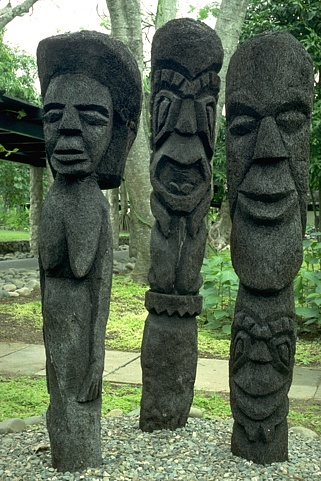
%> input picture Homework1/prob_seg/data/images/101085.jpg, 321 x 481 px
$ octave --eval "result = edgeGradient(imread('../data/images/101085.jpg'));"   (GNU Octave 9; MATLAB toolbox functions it lacks are replaced by stand-ins)
%> lines starting %> are read from the running program, lines starting %| are printed output that depends on the picture; in (x1, y1, x2, y2) boxes, pixels count from 0 and x2, y2 are one past the last pixel; in counts of white or black regions, pixels touching at a corner belong together; the program's own positions count from 1
### Homework1/prob_seg/solutions/gradientMagnitude.m
function [mag, theta] = gradientMagnitude(im, sigma)
%> called with sigma = 3

% step 1 : smooth the image with Gaussian std = sigma
smooth = imgaussfilt(im, sigma);

[Rmag, Rdir] = imgradient(smooth(:,:,1));
[Gmag, Gdir] = imgradient(smooth(:,:,2));
[Bmag, Bdir] = imgradient(smooth(:,:,3));
[Imag, Idir] = imgradient(rgb2gray(smooth));

imSize = size(Gmag);
%> imSize = [481 321]
mag = zeros(imSize);
theta = zeros(imSize);

row = imSize(1);
%> row = 481
colum = imSize(2);
%> colum = 321

for ii = 1:row
    for jj = 1:colum
        cell = [Rmag(ii,jj), Gmag(ii,jj), Bmag(ii,jj), Imag(ii,jj)];
        maxmag = max(cell);
        if maxmag == cell(1)
            theta(ii,jj) = Rdir(ii,jj);
        elseif maxmag == cell(2)
            theta(ii,jj) = Gdir(ii,jj);
        elseif maxmag == cell(3)
            theta(ii,jj) = Bdir(ii,jj);
        else
            theta(ii,jj) = Idir(ii,jj);
        end
        mag(ii,jj) = norm(cell);
    end
end
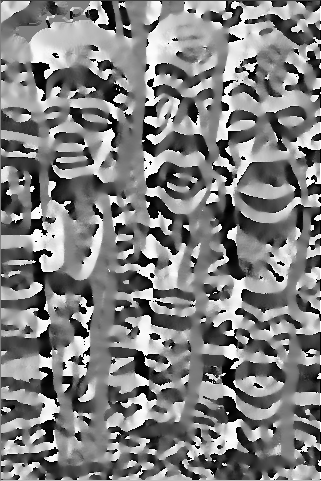
%> theta: size 481x321 double; min -180, max 179.8, mean 1.4; drawn with min black and max white

### Homework1/prob_seg/nonmax.m
function [im] = nonmax(im,theta)
% function [im] = nonmax(im,theta)
%
% Perform non-max suppression on im orthogonal to theta.  Theta can be
% a matrix providing a different theta for each pixel or a scalar
% proving the same theta for every pixel.
%
% David R. Martin <dmartin@eecs.berkeley.edu>
% March 2003

if numel(theta)==1,
  theta = theta .* ones(size(im));
end

% Do non-max suppression orthogonal to theta.
theta = mod(theta+pi/2,pi);

% The following diagram depicts the 8 cases for non-max suppression.
% Theta is valued in [0,pi), measured clockwise from the positive x
% axis.  The 'o' marks the pixel of interest, and the eight
% neighboring pixels are marked with '.'.  The orientation is divided
% into 8 45-degree blocks.  Within each block, we interpolate the
% image value between the two neighboring pixels.
%
%        .66.77.
%        5\ | /8
%        5 \|/ 8
%        .--o--.-----> x-axis
%        4 /|\ 1
%        4/ | \1
%        .33.22.
%           |
%           |
%           v
%         y-axis
%
% In the code below, d is always the distance from A, so the distance
% to B is (1-d).  A and B are the two neighboring pixels of interest
% in each of the 8 cases.  Note that the clockwise ordering of A and B
% changes from case to case in order to make it easier to compute d.

% Determine which pixels belong to which cases.
mask15 = ( theta>=0 & theta<pi/4 );
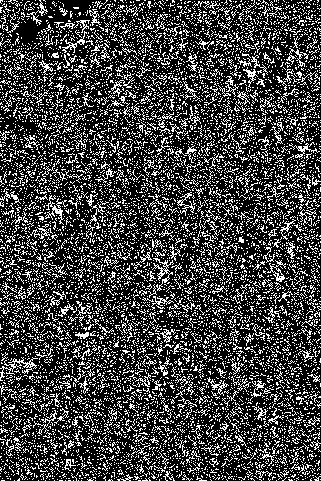
%> mask15: size 481x321 logical; 25.6% white in thin lines or dots
mask26 = ( theta>=pi/4 & theta<pi/2 );
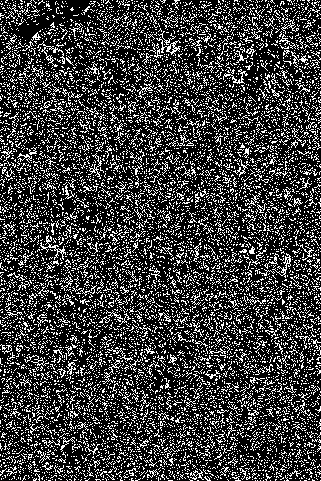
%> mask26: size 481x321 logical; 23.9% white in thin lines or dots
mask37 = ( theta>=pi/2 & theta<pi*3/4 );
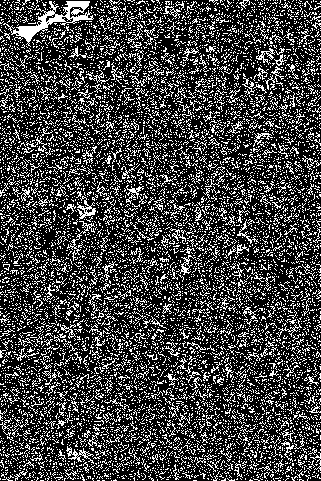
%> mask37: size 481x321 logical; 25.7% white in thin lines or dots
mask48 = ( theta>=pi*3/4 & theta<pi );
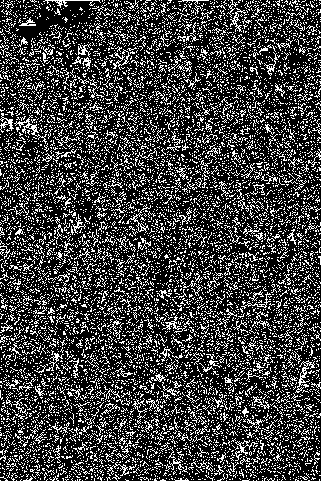
%> mask48: size 481x321 logical; 24.8% white in thin lines or dots

mask = ones(size(im));
[h,w] = size(im);
%> h = 481; w = 321
[ix,iy] = meshgrid(1:w,1:h);

% case 1
idx = find( mask15 & ix<w & iy<h);
%> idx = 39407 values from 1 to 153916
idxA = idx + h;
idxB = idx + h + 1;
d = tan(theta(idx));
imI = im(idxA).*(1-d) + im(idxB).*d;
mask(idx(find(im(idx)<imI))) = 0;
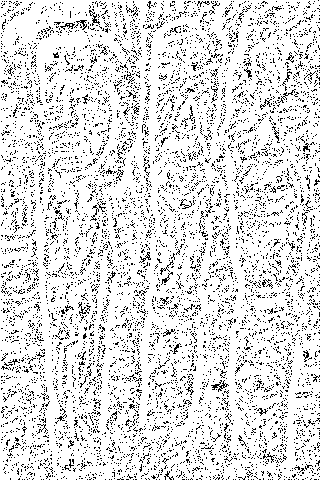
%> mask: size 481x321 double; values 0 (black) and 1 (white), 87.2% white; black in thin lines or dots

% case 5
idx = find( mask15 & ix>1 & iy>1);
%> idx = 39391 values from 485 to 154400
idxA = idx - h;
idxB = idx - h - 1;
d = tan(theta(idx));
imI = im(idxA).*(1-d) + im(idxB).*d;
mask(idx(find(im(idx)<imI))) = 0;

% case 2
idx = find( mask26 & ix<w & iy<h );
%> idx = 36735 values from 4 to 153914
idxA = idx + 1;
idxB = idx + h + 1;
d = tan(pi/2-theta(idx));
imI = im(idxA).*(1-d) + im(idxB).*d;
mask(idx(find(im(idx)<imI))) = 0;

% case 6
idx = find( mask26 & ix>1 & iy>1 );
%> idx = 36760 values from 483 to 154401
idxA = idx - 1;
idxB = idx - h - 1;
d = tan(pi/2-theta(idx));
imI = im(idxA).*(1-d) + im(idxB).*d;
mask(idx(find(im(idx)<imI))) = 0;

% case 3
idx = find( mask37 & ix>1 & iy<h );
%> idx = 39445 values from 491 to 154399
idxA = idx + 1;
idxB = idx - h + 1;
d = tan(theta(idx)-pi/2);
imI = im(idxA).*(1-d) + im(idxB).*d;
mask(idx(find(im(idx)<imI))) = 0;

% case 7
idx = find( mask37 & ix<w & iy>1 );
%> idx = 39400 values from 5 to 153918
idxA = idx - 1;
idxB = idx + h - 1;
d = tan(theta(idx)-pi/2);
imI = im(idxA).*(1-d) + im(idxB).*d;
mask(idx(find(im(idx)<imI))) = 0;

% case 4
idx = find( mask48 & ix>1 & iy<h );
%> idx = 38042 values from 484 to 154396
idxA = idx - h;
idxB = idx - h + 1;
d = tan(pi-theta(idx));
imI = im(idxA).*(1-d) + im(idxB).*d;
mask(idx(find(im(idx)<imI))) = 0;

% case 8
idx = find( mask48 & ix<w & iy>1 );
%> idx = 38022 values from 7 to 153920
idxA = idx + h;
idxB = idx + h - 1;
d = tan(pi-theta(idx));
imI = im(idxA).*(1-d) + im(idxB).*d;
mask(idx(find(im(idx)<imI))) = 0;
%> mask: size 481x321 double; values 0 (black) and 1 (white), 12.8% white in thin lines or dots

% apply mask
im = im .* mask;
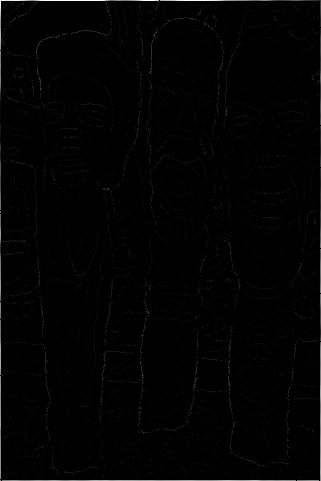
%> im: size 481x321 double; min 0, max 2043.6, mean 19.4; drawn with min black and max white

### Homework1/prob_seg/solutions/edgeGradient.m
function bmap = edgeGradient(im)

sigma = 3;

[mag, theta] = gradientMagnitude(im, sigma);

bmap = nonmax(mag, theta);
%bmap = edge(mag, 'canny');

$ run again, on Homework1/prob_seg/data/images/101087.jpg
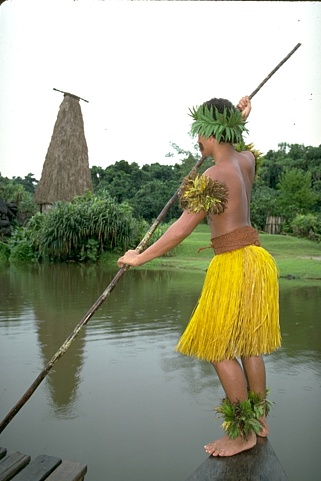
%> input picture Homework1/prob_seg/data/images/101087.jpg, 321 x 481 px
%> in nonmax, `mask15 = ( theta>=0 & theta<pi/4 );`:
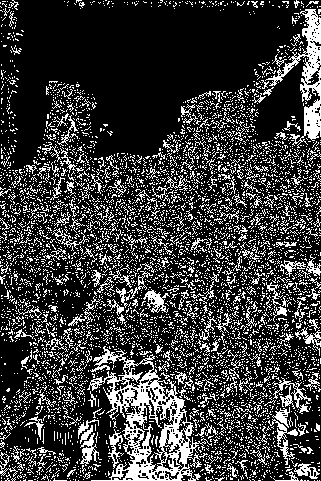
%> mask15: size 481x321 logical; 22.9% white in thin lines or dots
%> mask26: size 481x321 logical; 17.3% white in thin lines or dots
%> mask37: size 481x321 logical; 42.6% white; 5474 white regions (5239 under 20 px), largest, box (x1, y1, x2, y2) and area: (0, 0, 321, 170) 30604, (15, 381, 141, 476) 3539, (251, 56, 308, 147) 2441
%> mask48: size 481x321 logical; 17.2% white in thin lines or dots
%> in nonmax, `idx = find( mask15 & ix<w & iy<h);`: idx = 35037 values from 3 to 153913
%> in nonmax, `idx = find( mask15 & ix>1 & iy>1);`: idx = 35321 values from 489 to 154310
%> in nonmax, `idx = find( mask26 & ix<w & iy<h );`: idx = 26591 values from 6 to 153919
%> in nonmax, `idx = find( mask26 & ix>1 & iy>1 );`: idx = 26620 values from 484 to 154401
%> in nonmax, `idx = find( mask37 & ix>1 & iy<h );`: idx = 65420 values from 483 to 154400
%> in nonmax, `idx = find( mask37 & ix<w & iy>1 );`: idx = 65413 values from 14 to 153916
%> in nonmax, `idx = find( mask48 & ix>1 & iy<h );`: idx = 26467 values from 486 to 154377
%> in nonmax, `idx = find( mask48 & ix<w & iy>1 );`: idx = 26331 values from 2 to 153848
%> in nonmax, `im = im .* mask;`:
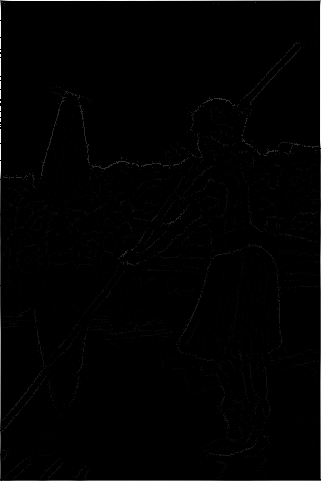
%> im: size 481x321 double; min 0, max 2040, mean 17.5; drawn with min black and max white

$ run again, on Homework1/prob_seg/data/images/103070.jpg
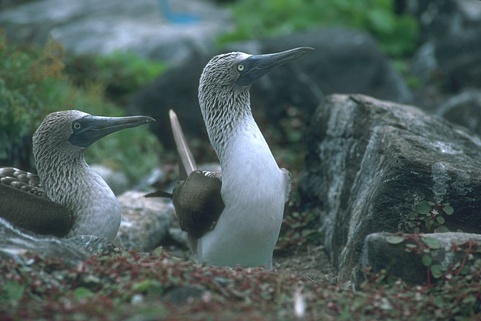
%> input picture Homework1/prob_seg/data/images/103070.jpg, 481 x 321 px
%> mask15: size 321x481 logical; 26.7% white in thin lines or dots
%> mask26: size 321x481 logical; 24.1% white in thin lines or dots
%> mask37: size 321x481 logical; 25.1% white in thin lines or dots
%> mask48: size 321x481 logical; 24% white in thin lines or dots
%> in nonmax, `idx = find( mask15 & ix<w & iy<h);`: idx = 41067 values from 4 to 154079
%> in nonmax, `idx = find( mask15 & ix>1 & iy>1);`: idx = 41075 values from 324 to 154397
%> in nonmax, `idx = find( mask26 & ix<w & iy<h );`: idx = 36989 values from 1 to 154072
%> in nonmax, `idx = find( mask26 & ix>1 & iy>1 );`: idx = 37083 values from 323 to 154399
%> in nonmax, `idx = find( mask37 & ix>1 & iy<h );`: idx = 38613 values from 322 to 154400
%> in nonmax, `idx = find( mask37 & ix<w & iy>1 );`: idx = 38627 values from 9 to 154078
%> in nonmax, `idx = find( mask48 & ix>1 & iy<h );`: idx = 36892 values from 326 to 154396
%> in nonmax, `idx = find( mask48 & ix<w & iy>1 );`: idx = 36855 values from 7 to 154080
%> in nonmax, `im = im .* mask;`:
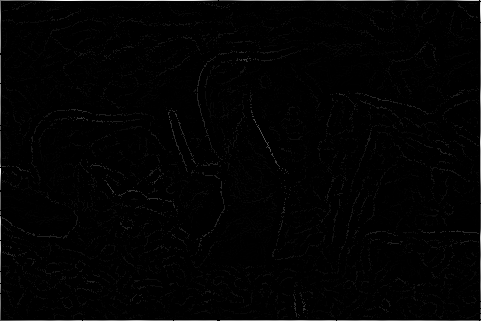
%> im: size 321x481 double; min 0, max 1215.6, mean 13.4; drawn with min black and max white
